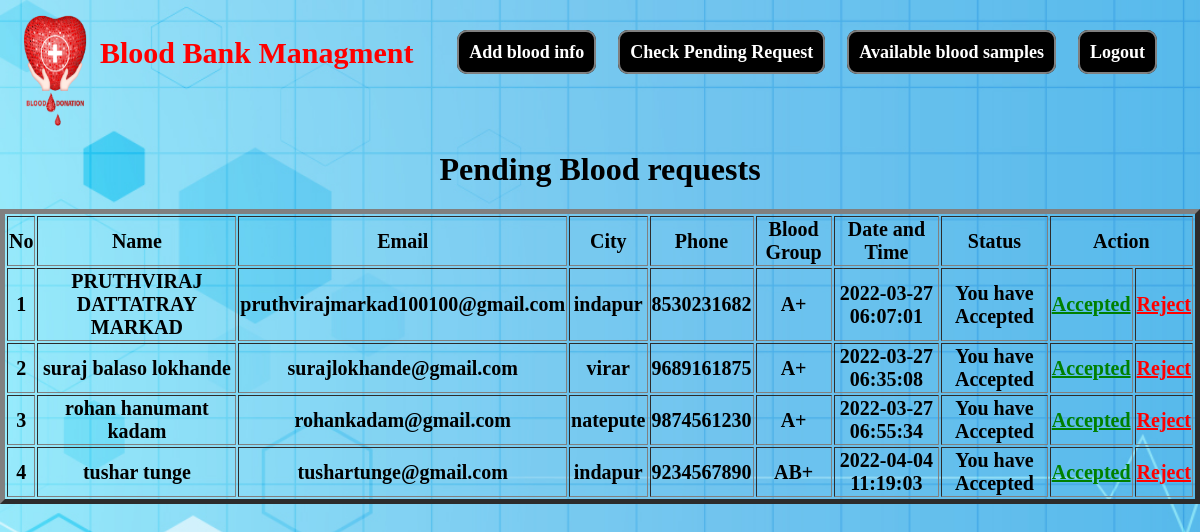
The app's page /bloodrequest.php (signed in) with its own data.
### tables this page shows
CREATE TABLE `bloodrequest` (
  `reqid` int(11) NOT NULL,
  `hid` int(11) NOT NULL,
  `rid` int(11) NOT NULL,
  `bg` varchar(11) NOT NULL,
  `status` varchar(100) NOT NULL DEFAULT 'Pending',
  `cdate` timestamp NOT NULL DEFAULT current_timestamp() ON UPDATE current_timestamp()
);

CREATE TABLE `receivers` (
  `id` int(11) NOT NULL,
  `rname` varchar(100) NOT NULL,
  `remail` varchar(100) NOT NULL,
  `rpassword` varchar(100) NOT NULL,
  `rphone` varchar(100) NOT NULL,
  `rbg` varchar(10) NOT NULL,
  `rcity` varchar(100) NOT NULL
);

### message.php (called while the page is built, shortened)
<?php $counter=0; if(isset($_GET['msg'])) { ?>
	<div class="" id="message">
		<button type="button" class="close" data-dismiss="alert" title="close">&times;</button><?php echo $_GET['msg'];?>
	</div>
<?php }?>

### bloodrequest.php (the view, shortened to what this page needs)
<?php
require 'file/connection.php';
  if(!isset($_SESSION['hid']))
  {
  header('location:login.php');
  }
  else {
    $hid = $_SESSION['hid'];
    $sql = "select bloodrequest.*, receivers.* from bloodrequest, receivers where hid='$hid' && bloodrequest.rid=receivers.id";
    $result = mysqli_query($conn, $sql);
?>
<!DOCTYPE html>
<html>
<body>
	<?php require 'header.php'; ?>
	<div class="">
		<?php require 'message.php'; ?>
		<h1 align="center" style="margin-top:65px;">Pending Blood requests</h1>
	    <table border=5 align="center;" style="margin:auto; font-size:20px;">
		<tr>
			<th>No</th>
			<th>Name</th>
			<th>Email</th>
			<th>City</th>
			<th>Phone</th>
			<th>Blood Group</th>
			<th>Date and Time</th>
			<th>Status</th>
			<th colspan="2">Action</th>
		</tr>
		<?php while($row = mysqli_fetch_array($result)) { ?>
		<tr align="center">
			<td><?php echo ++$counter;?></td>
			<td><?php echo $row['rname'];?></td>
			<td><?php echo $row['remail'];?></td>
			<td><?php echo $row['rcity'];?></td>
			<td><?php echo $row['rphone'];?></td>
			<td><?php echo $row['bg'];?></td>
			<td><?php echo $row['cdate'];?></td>
			<td><?php echo 'You have '.$row['status'];?></td>
			<td><?php if($row['status'] == 'Accepted'){ ?> <a href="" style="color:green;" >Accepted</a> <?php }
			else{ ?>
				<a href="file/accept.php?reqid=<?php echo $row['reqid'];?>" style="color:green;">Accept</a>
			<?php } ?>
			</td>
			<td><?php if($row['status'] == 'Rejected'){ ?> <a href="" style="color:red;">Rejected</a> <?php }
			else{ ?>
				<a href="file/reject.php?reqid=<?php echo $row['reqid'];?>" style="color:red;">Reject</a>
			<?php } ?>
			</td>
		</tr>
		<?php } ?>
	</table>
</div>
</body>
</html>
<?php } ?>

### practice.css (style rules this page uses)
body { color: black; font-weight: bold; margin: 0px; padding: 0px; background: url(image/background1.jpg) no-repeat center center fixed; -webkit-background-size: cover; -moz-background-size: cover; -o-background-size: cover; background-size: cover; }

### records on screen
bloodrequest: receivers.rname "PRUTHVIRAJ DATTATRAY MARKAD", receivers.remail "pruthvirajmarkad100100@gmail.com", receivers.rcity "indapur", receivers.rphone "8530231682", bg "A+", cdate "2022-03-27 06:07:01", status "Accepted"
bloodrequest: receivers.rname "suraj balaso lokhande", receivers.remail "surajlokhande@gmail.com", receivers.rcity "virar", receivers.rphone "9689161875", bg "A+", cdate "2022-03-27 06:35:08", status "Accepted"
bloodrequest: receivers.rname "rohan hanumant kadam", receivers.remail "rohankadam@gmail.com", receivers.rcity "natepute", receivers.rphone "9874561230", bg "A+", cdate "2022-03-27 06:55:34", status "Accepted"
bloodrequest: receivers.rname "tushar tunge", receivers.remail "tushartunge@gmail.com", receivers.rcity "indapur", receivers.rphone "9234567890", bg "AB+", cdate "2022-04-04 11:19:03", status "Accepted"
